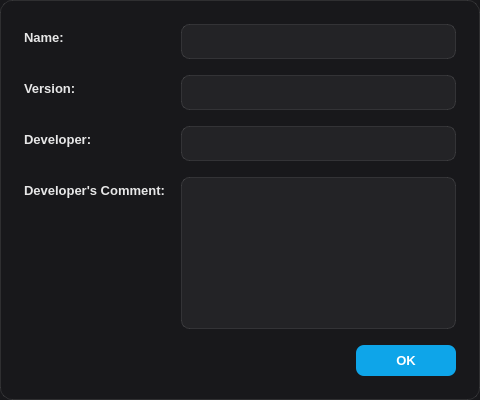
<?xml version="1.0" encoding="UTF-8"?>
<ui version="4.0">
 <class>AboutFile</class>
 <widget class="QDialog" name="AboutFile">
  <property name="geometry">
   <rect>
    <x>0</x>
    <y>0</y>
    <width>480</width>
    <height>400</height>
   </rect>
  </property>
  <property name="windowTitle">
   <string>About This Layout</string>
  </property>
  <property name="styleSheet">
   <string notr="true">QDialog {
    background: #18181b;
    border: 1px solid rgba(255, 255, 255, 0.1);
    border-radius: 12px;
}

QLabel {
    color: rgba(255, 255, 255, 0.9);
    font-size: 13px;
    font-weight: 500;
}

QLineEdit {
    background: rgba(255, 255, 255, 0.05);
    border: 1px solid rgba(255, 255, 255, 0.1);
    border-radius: 8px;
    padding: 8px 12px;
    color: rgba(255, 255, 255, 0.9);
    font-size: 13px;
}

QLineEdit:disabled {
    background: rgba(255, 255, 255, 0.03);
    color: rgba(255, 255, 255, 0.7);
}

QPlainTextEdit {
    background: rgba(255, 255, 255, 0.05);
    border: 1px solid rgba(255, 255, 255, 0.1);
    border-radius: 8px;
    padding: 12px;
    color: rgba(255, 255, 255, 0.9);
    font-size: 13px;
    selection-background-color: rgba(14, 165, 233, 0.3);
}

QPlainTextEdit:disabled {
    background: rgba(255, 255, 255, 0.03);
    color: rgba(255, 255, 255, 0.7);
}

QPushButton {
    background: #0ea5e9;
    border: none;
    border-radius: 8px;
    padding: 8px 24px;
    color: white;
    font-size: 13px;
    font-weight: 500;
}

QPushButton:hover {
    background: #0284c7;
}

QPushButton:pressed {
    background: #0369a1;
}</string>
  </property>
  <layout class="QVBoxLayout" name="verticalLayout">
   <property name="spacing">
    <number>16</number>
   </property>
   <property name="leftMargin">
    <number>24</number>
   </property>
   <property name="topMargin">
    <number>24</number>
   </property>
   <property name="rightMargin">
    <number>24</number>
   </property>
   <property name="bottomMargin">
    <number>24</number>
   </property>
   <item>
    <layout class="QFormLayout" name="formLayout">
     <property name="horizontalSpacing">
      <number>16</number>
     </property>
     <property name="verticalSpacing">
      <number>16</number>
     </property>
     <item row="0" column="0">
      <widget class="QLabel" name="lblName">
       <property name="text">
        <string>Name:</string>
       </property>
      </widget>
     </item>
     <item row="0" column="1">
      <widget class="QLineEdit" name="txtName">
       <property name="enabled">
        <bool>true</bool>
       </property>
       <property name="readOnly">
        <bool>true</bool>
       </property>
      </widget>
     </item>
     <item row="1" column="0">
      <widget class="QLabel" name="label">
       <property name="text">
        <string>Version:</string>
       </property>
      </widget>
     </item>
     <item row="1" column="1">
      <widget class="QLineEdit" name="txtVar">
       <property name="enabled">
        <bool>true</bool>
       </property>
       <property name="readOnly">
        <bool>true</bool>
       </property>
      </widget>
     </item>
     <item row="2" column="0">
      <widget class="QLabel" name="label_2">
       <property name="text">
        <string>Developer:</string>
       </property>
      </widget>
     </item>
     <item row="2" column="1">
      <widget class="QLineEdit" name="txtDevName">
       <property name="enabled">
        <bool>true</bool>
       </property>
       <property name="readOnly">
        <bool>true</bool>
       </property>
      </widget>
     </item>
     <item row="3" column="0">
      <widget class="QLabel" name="label_3">
       <property name="text">
        <string>Developer's Comment:</string>
       </property>
      </widget>
     </item>
     <item row="3" column="1">
      <widget class="QPlainTextEdit" name="txtDevComment">
       <property name="enabled">
        <bool>true</bool>
       </property>
       <property name="minimumSize">
        <size>
         <width>0</width>
         <height>120</height>
        </size>
       </property>
       <property name="readOnly">
        <bool>true</bool>
       </property>
      </widget>
     </item>
    </layout>
   </item>
   <item>
    <layout class="QHBoxLayout" name="horizontalLayout">
     <item>
      <spacer name="horizontalSpacer">
       <property name="orientation">
        <enum>Qt::Horizontal</enum>
       </property>
       <property name="sizeHint" stdset="0">
        <size>
         <width>40</width>
         <height>20</height>
        </size>
       </property>
      </spacer>
     </item>
     <item>
      <widget class="QPushButton" name="buttonOK">
       <property name="sizePolicy">
        <sizepolicy hsizetype="Minimum" vsizetype="Fixed">
         <horstretch>0</horstretch>
         <verstretch>0</verstretch>
        </sizepolicy>
       </property>
       <property name="minimumSize">
        <size>
         <width>100</width>
         <height>0</height>
        </size>
       </property>
       <property name="text">
        <string>OK</string>
       </property>
       <property name="default">
        <bool>true</bool>
       </property>
      </widget>
     </item>
    </layout>
   </item>
  </layout>
 </widget>
 <resources/>
 <connections/>
</ui>
